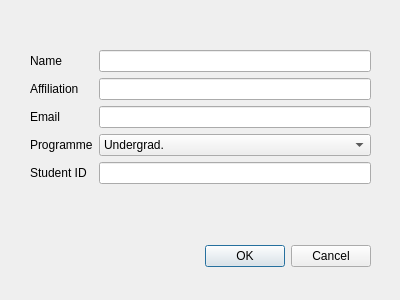
<?xml version="1.0" encoding="UTF-8"?>
<ui version="4.0">
 <class>StuDialog</class>
 <widget class="QDialog" name="StuDialog">
  <property name="geometry">
   <rect>
    <x>0</x>
    <y>0</y>
    <width>400</width>
    <height>300</height>
   </rect>
  </property>
  <property name="windowTitle">
   <string>Add new student</string>
  </property>
  <widget class="QDialogButtonBox" name="buttonBox">
   <property name="geometry">
    <rect>
     <x>30</x>
     <y>240</y>
     <width>341</width>
     <height>32</height>
    </rect>
   </property>
   <property name="orientation">
    <enum>Qt::Orientation::Horizontal</enum>
   </property>
   <property name="standardButtons">
    <set>QDialogButtonBox::StandardButton::Cancel|QDialogButtonBox::StandardButton::Ok</set>
   </property>
  </widget>
  <widget class="QWidget" name="formLayoutWidget">
   <property name="geometry">
    <rect>
     <x>30</x>
     <y>50</y>
     <width>341</width>
     <height>152</height>
    </rect>
   </property>
   <layout class="QFormLayout" name="formLayout">
    <item row="0" column="0">
     <widget class="QLabel" name="nameLbl">
      <property name="text">
       <string>Name</string>
      </property>
     </widget>
    </item>
    <item row="1" column="0">
     <widget class="QLabel" name="affLbl">
      <property name="text">
       <string>Affiliation</string>
      </property>
     </widget>
    </item>
    <item row="2" column="0">
     <widget class="QLabel" name="emlLbl">
      <property name="text">
       <string>Email</string>
      </property>
     </widget>
    </item>
    <item row="3" column="0">
     <widget class="QLabel" name="pgmLbl">
      <property name="text">
       <string>Programme</string>
      </property>
     </widget>
    </item>
    <item row="4" column="0">
     <widget class="QLabel" name="sidLbl">
      <property name="text">
       <string>Student ID</string>
      </property>
     </widget>
    </item>
    <item row="0" column="1">
     <widget class="QLineEdit" name="nameEdit"/>
    </item>
    <item row="1" column="1">
     <widget class="QLineEdit" name="affEdit"/>
    </item>
    <item row="2" column="1">
     <widget class="QLineEdit" name="emlEdit"/>
    </item>
    <item row="4" column="1">
     <widget class="QLineEdit" name="sidEdit"/>
    </item>
    <item row="3" column="1">
     <widget class="QComboBox" name="pgmBox">
      <item>
       <property name="text">
        <string>Undergrad.</string>
       </property>
      </item>
      <item>
       <property name="text">
        <string>Master</string>
       </property>
      </item>
      <item>
       <property name="text">
        <string>Doctor</string>
       </property>
      </item>
     </widget>
    </item>
   </layout>
  </widget>
 </widget>
 <tabstops>
  <tabstop>nameEdit</tabstop>
  <tabstop>affEdit</tabstop>
  <tabstop>emlEdit</tabstop>
  <tabstop>pgmBox</tabstop>
  <tabstop>sidEdit</tabstop>
 </tabstops>
 <resources/>
 <connections>
  <connection>
   <sender>buttonBox</sender>
   <signal>accepted()</signal>
   <receiver>StuDialog</receiver>
   <slot>accept()</slot>
   <hints>
    <hint type="sourcelabel">
     <x>248</x>
     <y>254</y>
    </hint>
    <hint type="destinationlabel">
     <x>157</x>
     <y>274</y>
    </hint>
   </hints>
  </connection>
  <connection>
   <sender>buttonBox</sender>
   <signal>rejected()</signal>
   <receiver>StuDialog</receiver>
   <slot>reject()</slot>
   <hints>
    <hint type="sourcelabel">
     <x>316</x>
     <y>260</y>
    </hint>
    <hint type="destinationlabel">
     <x>286</x>
     <y>274</y>
    </hint>
   </hints>
  </connection>
 </connections>
</ui>
